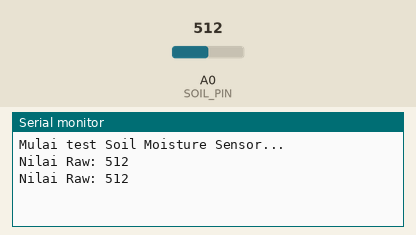
The sketch below on a simulated Arduino Uno, built with avr-gcc and run on an emulated ATmega328P. Parts: the last lines printed to the serial monitor. Inputs (shaded band) come from the test bench; at power-on: A0 (SOIL_PIN) = 512.

Above: at 1.8 s.
1.9 s: A0 (SOIL_PIN) set to 716
At 2.8 s:
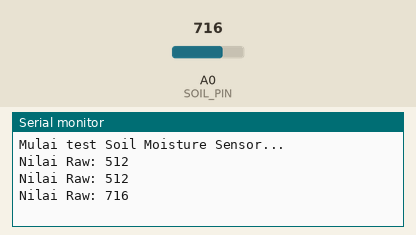
3.4 s: A0 (SOIL_PIN) set to 900
At 4.7 s:
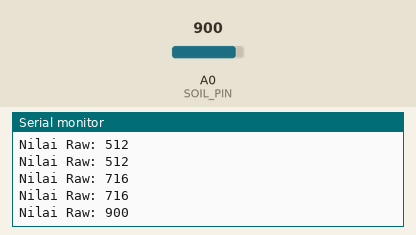
Timing chart, 0 to 6.4 s (numbered marks = the images above; inputs shaded):
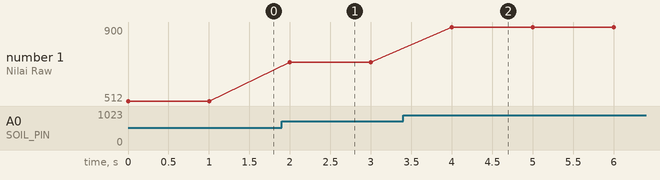

Measured:
- after the input at 1.9 s, the serial monitor: prints a new line after 0.10 s (image 1)
- after the input at 3.4 s, the serial monitor: prints a new line after 0.60 s (image 2)
- plotted number 1: 512 → 716 after the input at 1.9 s, 716 → 900 after the input at 3.4 s

The sketch:

TestSoilMoisture.ino
```cpp
#define SOIL_PIN A0

void setup() {
  Serial.begin(115200);
  Serial.println("Mulai test Soil Moisture Sensor...");
}

void loop() {
  int nilaiRaw = analogRead(SOIL_PIN);

  Serial.print("Nilai Raw: ");
  Serial.println(nilaiRaw);

  delay(1000); // baca tiap 1 detik
}
```
